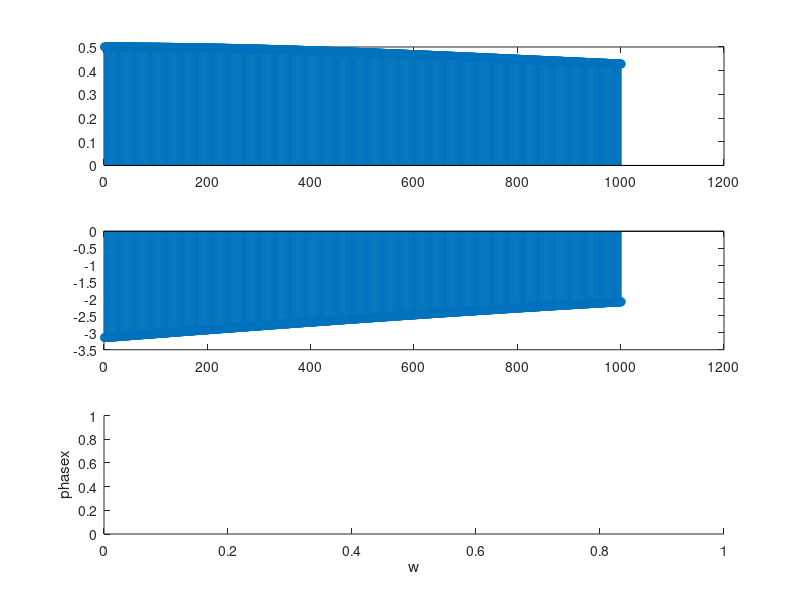

Write the MATLAB code that produced this figure.
clc;
clear all;
w = 0:0.001:1;
num = [1 2];
den = [1 -3 -4];
xw = freqz(num,den,w);
magx = abs(xw);
phasex = angle(xw);

stem(xw);
subplot(3,1,1);
xlabel('w');
ylabel('xw');

stem(magx);
subplot(3,1,2);
xlabel('w');
ylabel('magx');

stem(phasex);
subplot(3,1,3);
xlabel('w');
ylabel('phasex');
